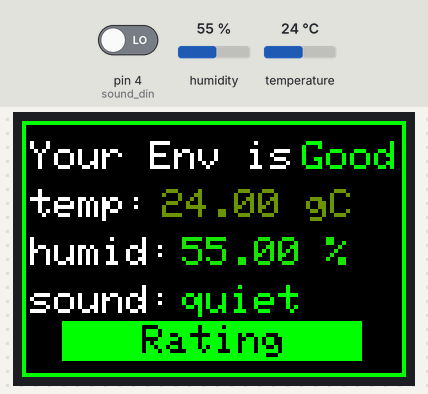
A sketch run on a simulated Arduino Uno, built with avr-gcc and run on an emulated ATmega328P. On the bench: 96×64 colour display. Inputs (shaded band) come from the test bench; at power-on: pin 4 (sound_din) LOW, humidity 55 %, temperature 24 °C. What the sketch prints to the serial monitor is not drawn.

Above: at 5.6 s.
5.7 s: pin 4 (sound_din) driven HIGH
At 8.3 s:
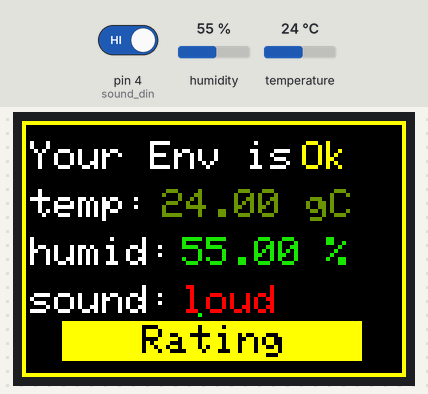
8.7 s: humidity set to 22 %
At 10.6 s:
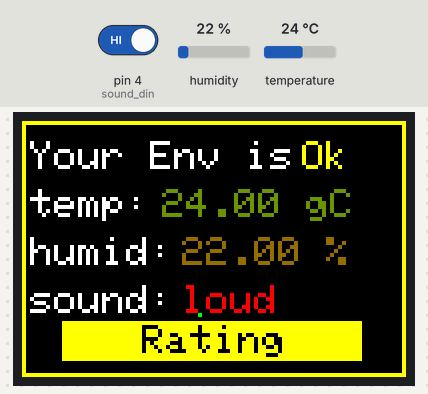
11.7 s: temperature set to 12 °C
At 14.3 s:
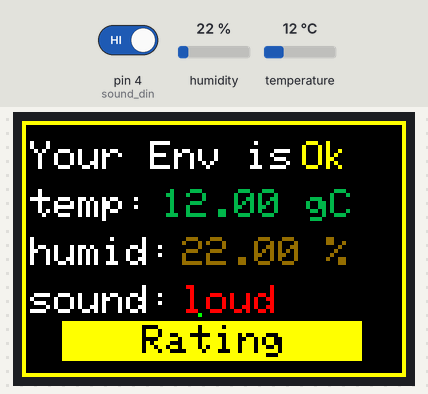
14.7 s: humidity set to 68 %
At 15.4 s:
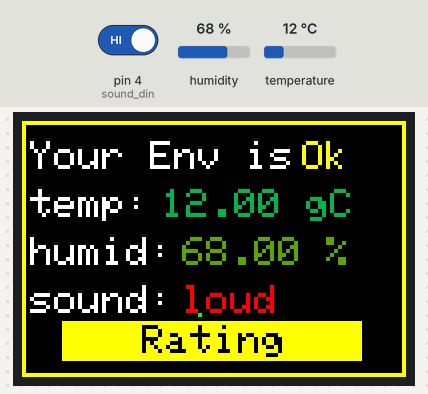
17.7 s: temperature set to 19 °C
At 19.5 s:
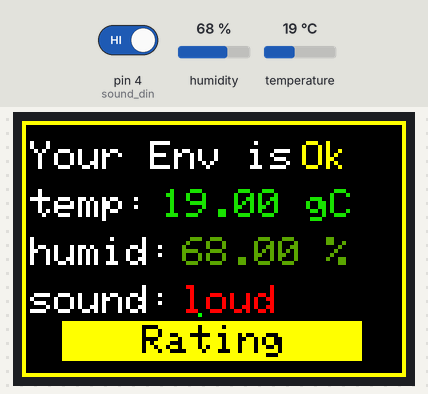
20.7 s: humidity set to 88 %
At 21.5 s:
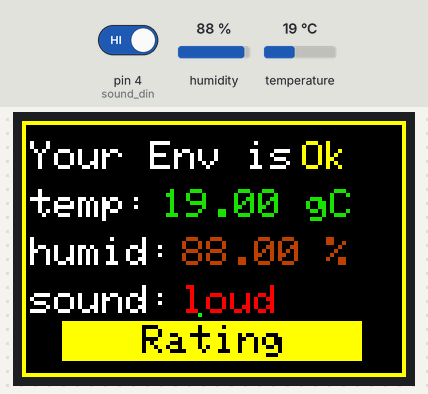
Timing chart, 0 to 23.7 s (numbered marks = the images above; inputs shaded):
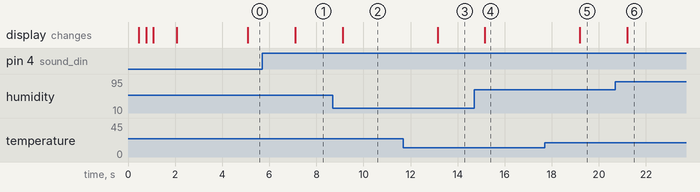

The sketch:

main.ino
```cpp
#include <Adafruit_GFX.h>
#include <Adafruit_SSD1331.h>
#include <SPI.h>
#include "DHT.h" //DHT Bibliothek laden

#define DHTPIN 2 //Der Sensor wird an PIN 2 angeschlossen

#define DHTTYPE DHT22    // Es handelt sich um den DHT22 Sensor

DHT dht(DHTPIN, DHTTYPE); //Der Sensor wird ab jetzt mit „dth“ angesprochen

int sound_din=4;
int sound_ain=A0;
int ad_value;


#define sclk 13
#define mosi 11
#define cs   10
#define rst  9
#define dc   8

// Color definitions
#define BLACK           0x0000
#define BLUE            0x001F
#define RED             0xF800
#define GREEN           0x07E0
#define CYAN            0x07FF
#define MAGENTA         0xF81F
#define YELLOW          0xFFE0
#define WHITE           0xFFFF

Adafruit_SSD1331 display = Adafruit_SSD1331(cs, dc, rst);

void setup() {

   pinMode(sound_din,INPUT);
  pinMode(sound_ain,INPUT);
  Serial.begin(9600);

  dht.begin();
  display.begin();
  display.fillScreen(RED);
  delay(300);
  display.fillScreen(GREEN);
  delay(300);
  display.fillScreen(BLUE);
  delay(300);
  display.fillScreen(BLACK);
  delay(1000);
  display.setCursor(2,5);
  display.setTextColor(WHITE);
  display.setTextSize(1);
  display.print("Your Env is");

  display.setCursor(2,17);
  display.setTextColor(WHITE);
  display.setTextSize(1);
  display.print("temp: ");

    display.setCursor(2,29);
  display.setTextColor(WHITE);
  display.setTextSize(1);
  display.print("humid: ");

      display.setCursor(2,41);
  display.setTextColor(WHITE);
  display.setTextSize(1);
  display.print("sound: ");


  display.drawRect(0,0,96,64,WHITE);
  delay(1000);
}

void loop()
{


  delay(2000);

  String db;
uint16_t soundColor;

  boolean val =digitalRead(sound_din);
  Serial.println (val);

    if (val==HIGH) {
    db = "loud";
    soundColor = RED;
  }
  else {
    db = "quiet";
    soundColor = GREEN;
  }


/*


    ad_value=analogRead(sound_ain);
     db = (ad_value+83.2073) / 11.003;//-16.801 * log(ad_value/1023.) + 9.872;*/
  Serial.println(db);


    String soundstring = db;

    display.fillRect(35,17, 40, 7, BLACK);
    display.fillRect(40,29, 40, 7, BLACK);
    display.fillRect(40,41, 40, 7, BLACK);
    display.fillRect(70,5, 25, 7, BLACK);

    float Luftfeuchtigkeit = dht.readHumidity(); //die Luftfeuchtigkeit auslesen und unter „Luftfeutchtigkeit“ speichern

  float Temperatur = dht.readTemperature();//die Temperatur auslesen und unter „Temperatur“ speichern

  String tempstring = String(Temperatur);
  tempstring += " gC";

   String  humidstring = String(Luftfeuchtigkeit);
  humidstring += " %";

  int rating = calcEnv(Temperatur, Luftfeuchtigkeit, db);

  String ratingString;
  uint16_t ratingColor;
switch(rating){
  case 0: ratingString = "Good"; ratingColor = hexcolor(0,255,0);break;
  case 1: ratingString = "Ok"; ratingColor = hexcolor(255,255,0); break;
  case 2: ratingString = "Bad";ratingColor = hexcolor(255,0,0); break;
  default : ratingString = ""; break;
}


  Serial.print("Luftfeuchtigkeit: "); //Im seriellen Monitor den Text und
  Serial.print(Luftfeuchtigkeit); //die Dazugehörigen Werte anzeigen
  Serial.println(" %");
  Serial.print("Temperatur: ");
  Serial.print(Temperatur);
  Serial.println(" Grad Celsius");

   display.setCursor(70,5);
  display.setTextColor(ratingColor);
  display.setTextSize(1);
  display.print(ratingString);

   display.setCursor(35,17);
  display.setTextColor(calcTempColor(Temperatur));
  display.setTextSize(1);
  display.print(tempstring);

     display.setCursor(40,29);
  display.setTextColor(calcHumidColor(Luftfeuchtigkeit));
  display.setTextSize(1);
  display.print(humidstring);

     display.setCursor(40, 41);
  display.setTextColor(soundColor);
  display.setTextSize(1);
  display.print(soundstring);


  display.fillRect(10,50, 75, 10, ratingColor);
       display.setCursor(30,51);
  display.setTextColor(BLACK);
  display.setTextSize(1);
  display.print("Rating");

    display.drawRect(0,0,96,64,ratingColor);

}

uint16_t hexcolor(int r, int g, int b)
{
    uint16_t Rgb565 = 0;
    Rgb565 = (((r & 0xf8)<<8) + ((g & 0xfc)<<3) + (b>>3));
    return Rgb565;
}

uint16_t calcTempColor(float input){

  int currentTemp = input;

  int red = 0, green = 0, blue = 0;


  if(currentTemp >= 0 && currentTemp <= 17){
    red = 0;
    green = 0;
    blue = 255;

    green = green + (currentTemp * 15);
    blue = blue - (currentTemp * 15);


  }
  else if(currentTemp > 17 && currentTemp <= 34){
    red = 0;
    green = 255;
    blue = 0;

    green = green - ((currentTemp - 17) * 15);
    red = red + ((currentTemp - 17) * 15);

  }
  else if(currentTemp < 0){red = 0; green = 0; blue = 255;}
  else if(currentTemp > 34){red = 255; green = 0; blue = 0;}


  return hexcolor(red, green, blue);


}

uint16_t calcHumidColor(float input){

    int currentHumid = input;

    int red = 0, green = 0, blue = 0;

    if(currentHumid < 50 && currentHumid > 0){

          red = 255; green = 0; blue = 0;

          red = red - (((currentHumid * 5)));
          green = green + (((currentHumid * 5)));

    }
    else

    if(currentHumid > 50 && currentHumid < 100){

          red = 0; green = 255; blue = 0;

          green = green - (((currentHumid - 50) * 5));
          red = red + (((currentHumid - 50) * 5));

    }
    else
    if(currentHumid == 50){
      red = 0; green = 255; blue = 0;
    }
    else
    if(currentHumid == 0){
      red = 255; green = 0; blue = 0;
    }
    else
    if(currentHumid == 100){
      red = 0; green = 0; blue = 255;
    }

      return hexcolor(red, green, blue);

}

uint16_t calcSoundColor(double input){

    int currentSound = input;

    int red = 0, green = 0, blue = 0;

    if(currentSound <= 60){
      red = 0;
      green = 255;

      red = red + currentSound;
      green = green - currentSound;

    }

    else if (currentSound <= 100){
      red = 0;
      green = 255;

      red = red + currentSound * 2.5;
      green = green - currentSound * 2.5;
    }

    else if (currentSound > 100){
      red = 255;
      green = 0;

    }

      return hexcolor(red, green, blue);

}

int calcEnv(float temp, float humid, String sound){

  int temprating = 0, humidrating = 0, soundrating = 0;

  int overallRating = 0;

  if(temp >= 14 && temp < 23) {
    temprating = 0;
  } else if((temp >= 23 && temp < 30) || (temp < 14 && temp > 7)) {
    temprating = 1;
  }
  else {temprating = 2;}

    if(humid >= 45 && humid < 56) {
    humidrating = 0;
  } else if((humid >= 56 && humid < 80) || (humid < 45 && humid >= 20)) {
    humidrating = 1;
  }
  else {humidrating = 2;}

  if(sound == "loud"){
    soundrating = 2;
  }else {
    soundrating = 0;
  }


  overallRating = temprating + humidrating + soundrating;

  if (overallRating < 2){
    return 0;
  } else if (overallRating >= 2 && overallRating < 5){
    return 1;
  } else if (overallRating <= 5){
    return 2;
  }

}
```

Measured:
- after the input at 5.7 s, the display: changes after 1.4 s (image 1)
- after the input at 8.7 s, the display: changes after 0.42 s (image 2)
- after the input at 11.7 s, the display: changes after 1.4 s (image 3)
- after the input at 14.7 s, the display: changes after 0.46 s (image 4)
- after the input at 17.7 s, the display: changes after 1.5 s (image 5)
- after the input at 20.7 s, the display: changes after 0.50 s (image 6)
